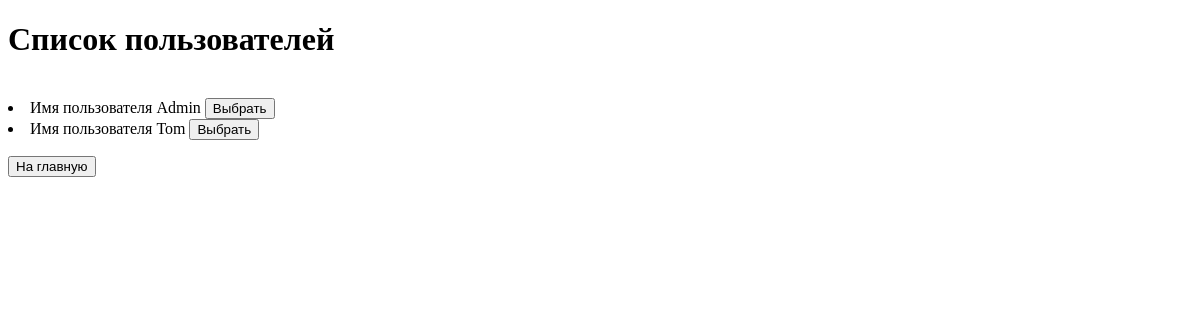
The page /user/list (signed in) on the database as committed earlier.
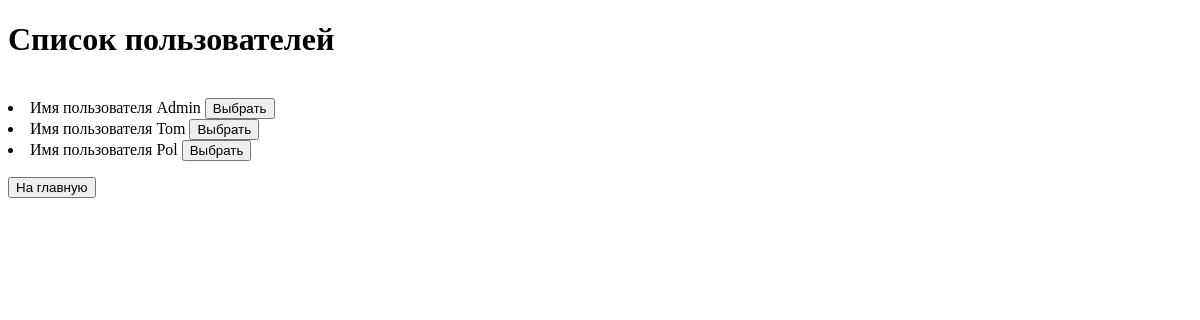
The same page on the database as committed later.
### app/models/users.py (models this page shows)
class User(Base):
    __tablename__ = 'users'
    __table_args__ = {'keep_existing': True}
    id = Column(INTEGER, primary_key=True, index=True)
    username = Column(String, index=True, unique=True)
    email = Column(String, index=True, unique=True)
    day_birth = Column(DATE)
    password = Column(String)
    is_active = Column(BOOLEAN, default=True)
    is_staff = Column(BOOLEAN, default=False)
    admin = Column(BOOLEAN, default=False)
    created_at = Column(DATETIME)
    updated_at = Column(DATETIME)
    purchase = relationship(
        'BuyerProd',
        back_populates='user',
        cascade='save-update, merge, delete, delete-orphan',
        passive_deletes=True,
    )

### app/routers/users.py (the view)
@user_router.get('/list')
async def select_list_user_get(request: Request, db: Annotated[Session, Depends(get_db)],
                               user: Annotated[User, Depends(get_current_user)]):
    info = {'request': request, 'title': 'Список пользователей'}
    if user is None:
        return HTTPException(status_code=status.HTTP_401_UNAUTHORIZED,
                             detail='вы не авторизованны. Пройдите авторизацию')
    elif user.admin:
        users = db.scalars(select(User)).all()
        info['users'] = users
    return templates.TemplateResponse("users_list.html", info)

### app/templates/users/users_list.html (shortened to what this page needs)
<!DOCTYPE html>
<html lang="en">
<head>
</head>
<body>
    <h1>{{title}}</h1>
    <br>
    <lu>
        {% for user in users %}
            <li> Имя пользователя {{user.username}} <a href="/user/list/{{user.id}}"> <button> Выбрать</button></a> </li>
        {% endfor %}
    </lu>
        <p><a href="\main"><button>На главную</button></a></p>
</body>
</html>

Rows that differ between the two databases and show on the page:
added User: username "Pol"
